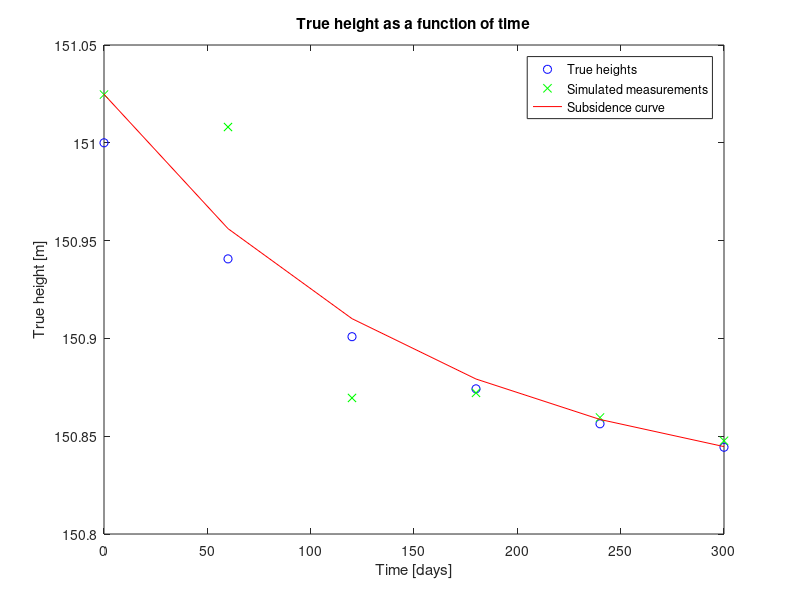
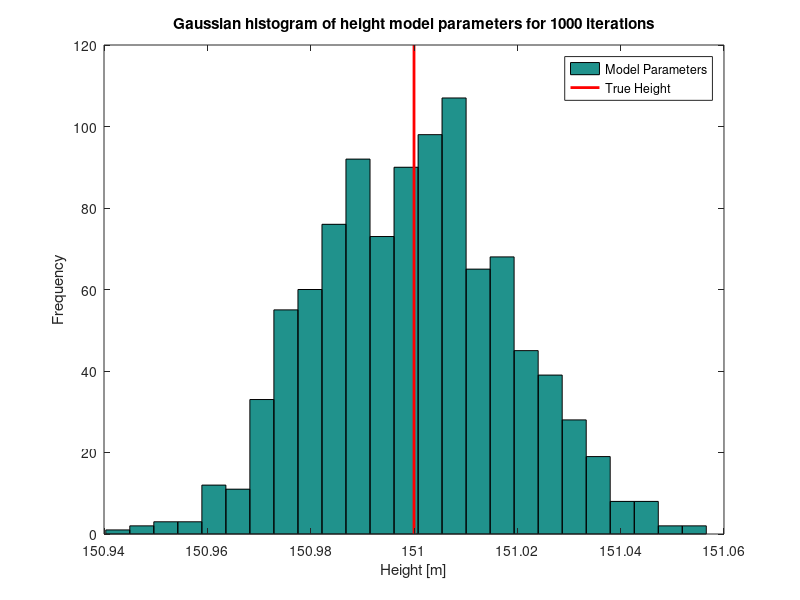
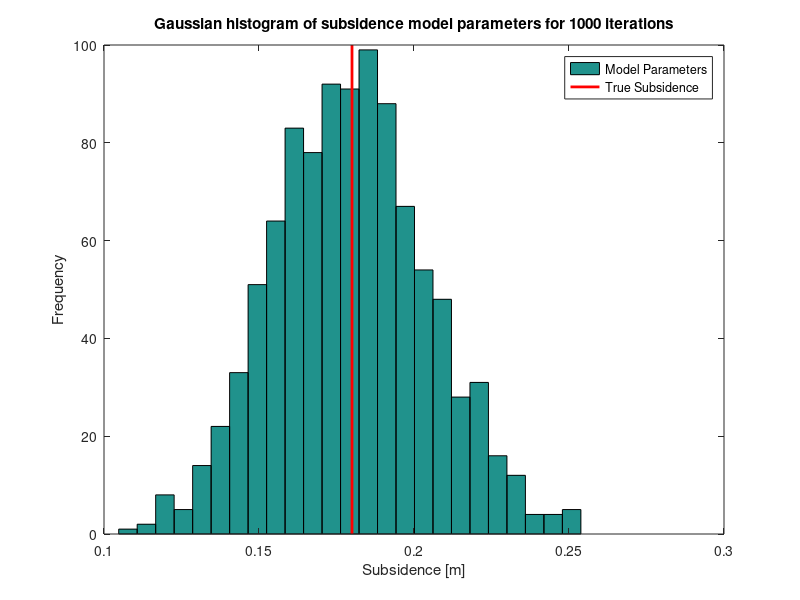
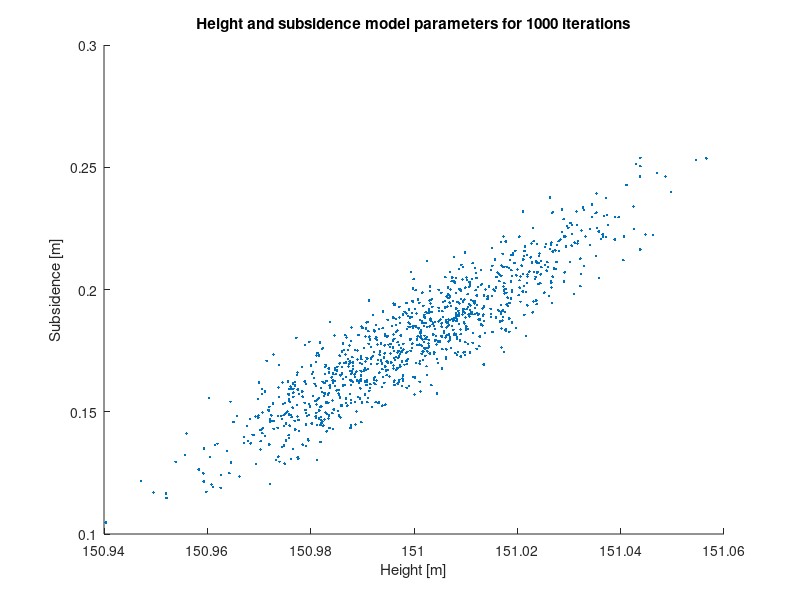

Here is the MATLAB script that generated these plots, in order:
% Inverse Theory - Practical 3: Best Linear unbiased estimator

% The aim of this practical is to set up a 
% problem to be solved by the BLUE then demonstrate that the BLUE is 
% unbiased and gives better results than the ULSE. 

% BLUE (best linear unbiased estimator)
% ULSE (unweighted least squares estimator)


%------------------------------------
%       Marisabel Gonzalez
%           16/10/2018
%------------------------------------

% Clearing workspace, figures and command window
clear all
close all
clc

%------------------------------------
%           NOMENCLATURE
%------------------------------------
% A: total subsidence [m]
% bin_number: optimal number of bins rounded to nearest 5 
% blue_h: sample variances for heights using BLUE
% blue_subs: sample variances for subsidences using BLUE
% d_model1-2: estimated model parameters from 1000 iterations
% d_true: true height [m]
% G:forward operator
% h0: height at t=0 [m]
% m: given parameters
% m1-3: model parameters
% noise1-3: Gaussian random noise
% noise_scaled1-3: noise scaled 
% Qdd: variance-covariance matrix
% Qmm: variance-covariance matrix of the model parameters
% stdev: standard deviation [days]
% sturge: Sturge's rule equation for optimal bin number estimation
% subs_curve: subsidence curve
% t: time [days]
% ulse_h: sample variances for heights using ULS
% ulse_subs: sample variances for subsidences using ULS



% Setting up d and G
t = [0;60;120;180;240;300];

G_one = ones(6,1);
G = [G_one,(exp(-t/150)-1)];  



% Assuming h0 and A values in m
h0 = 151;
A = 0.18;
m = [h0;A];



% Computing d_true assuming no measurement errors
d_true = G*m;


% Plotting true measurements (d_true) against time
plot(t,d_true, 'bo');
xlabel('Time [days]');
ylabel('True height [m]');
title('True height as a function of time');



% Variance-covariance matrix
stdev = [0.02;0.04;0.03;0.02;0.03;0.01];
Qdd = diag(stdev.*stdev);



% Computing random noise (assuming Gaussian distribution) to represent the
%error for each of the measurements
rng(992);
noise1 = randn(6,1);
noise_scaled1 = noise1.*stdev;



% Simulated measurements
d = d_true + noise_scaled1;



% Plotting simulated measurements (d) against time
hold on
plot(t,d, 'gx');



% Computing BLUE (best linear unbiased estimator)
m1 = inv( G'*inv(Qdd)*G ) * G'*inv(Qdd)*d;
subs_curve = G*m1;



% Plotting the subsidence curve
hold on
plot(t,subs_curve,'r-');
legend('True heights','Simulated measurements','Subsidence curve');



% Estimating model parameters for 1000 iterations using BLUE
m2 = zeros(2,1000);

for i = 1:1000
    
    noise2 = randn(6,1);
    noise_scaled2 = noise2.*stdev;
    d_model1 = d_true + noise_scaled2; 
    m2(:,i) = inv(G'*inv(Qdd)*G)*G'*inv(Qdd)*d_model1;

end



% Determining optimal number of bins using Sturge's Rule
sturge = 1 + 3.322*log(length(m2));
bin_number = round( sturge/5 )*5; % roundind to nearest 5



% Plotting histograms for the height model parameters
figure(2)
hist(m2(1,:),bin_number);
xlabel('Height [m]');
ylabel('Frequency');
title('Gaussian histogram of height model parameters for 1000 iterations');



% Adding the true value to the histogram as a vertical line
hold on
x = [h0,h0];
y = ylim;
plot(x,y,'r-','Linewidth',2);
legend('Model Parameters','True Height');



% Plotting histograms for the subsidence model parameters
figure(3)
hist(m2(2,:),bin_number);
xlabel('Subsidence [m]');
ylabel('Frequency');
title('Gaussian histogram of subsidence model parameters for 1000 iterations');



% Adding the true value  to the histogram as a vertical line
hold on
x = [A,A];
y = ylim;
plot(x,y,'r-','Linewidth',2);
legend('Model Parameters','True Subsidence');



% Plotting height and subsidence model parameters in the same figure
figure(4)
scatter(m2(1,:),m2(2,:),'.');
xlabel('Height [m]');
ylabel('Subsidence [m]');
title('Height and subsidence model parameters for 1000 iterations');



% Variance-covariance matrix for the model parameters using BLUE 
Qmm = inv(G'*inv(Qdd)*G);

blue_h = var(m2(1,:));
blue_subs = var(m2(2,:));



% Estimating model parameters for 1000 iterations using ULSE
m3 = zeros(2,1000);

for i = 1:1000
    
    noise3 = randn(6,1);
    noise_scaled3 = noise3.*stdev;
    d_model2 = d_true + noise_scaled3; 
    m3(:,i) = inv(G'*G)*G'*d_model2;
    
end



% Computing the sample variances for each model parameter using ULSE
ulse_h = var(m3(1,:));
ulse_subs = var(m3(2,:));



% Displaying on screen variance results of both methods
disp(['The sample variances using BLUE for height and subsidence' ... 
    ' are: ' num2str(blue_h) ' and ' num2str(blue_subs)])
disp(['The sample variances using ULSE for height and subsidence' ... 
    ' are: ' num2str(ulse_h) ' and ' num2str(ulse_subs)])


%------------------------------------
%              THE END
%------------------------------------



